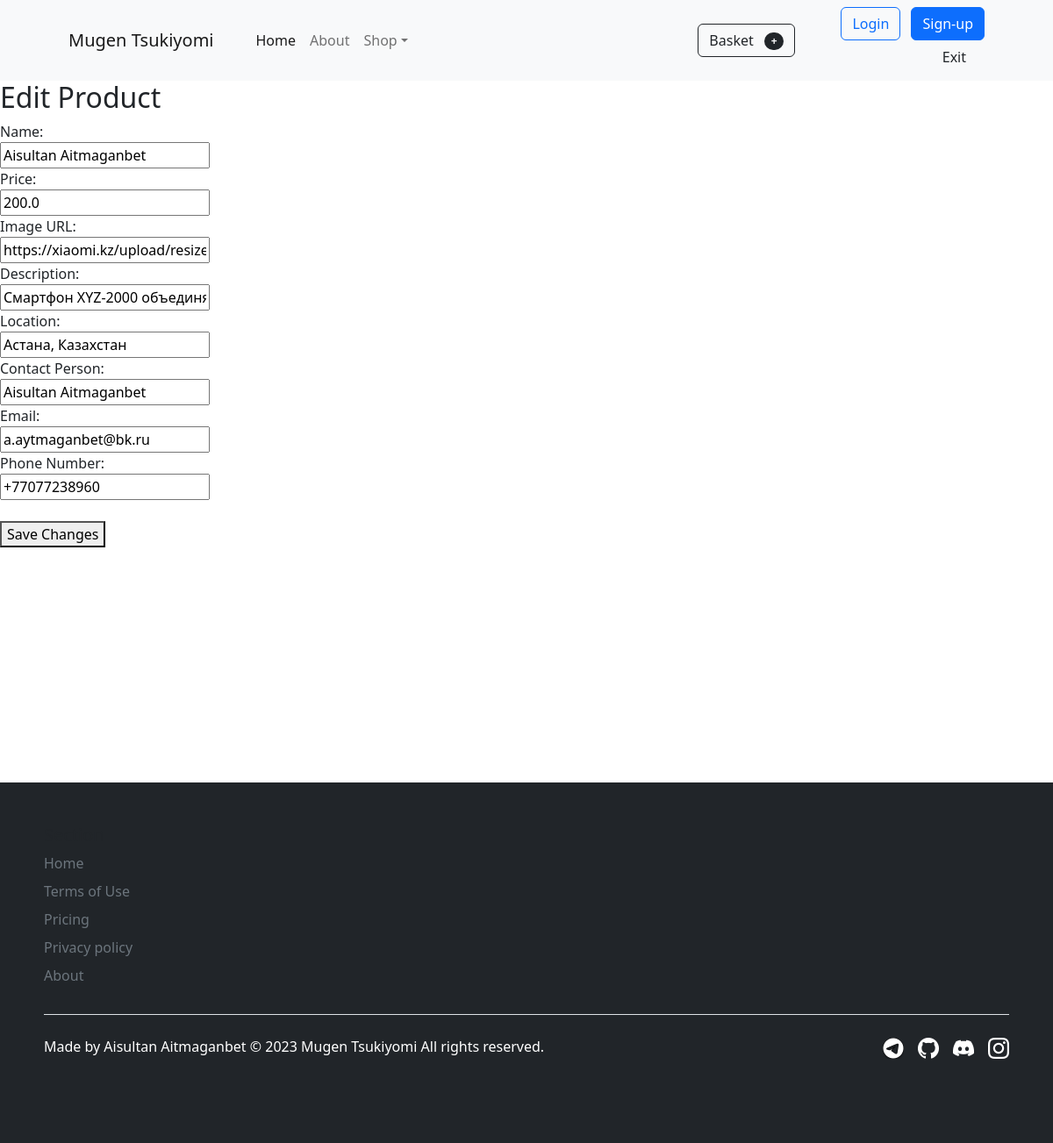
The app's page /edit_product/1 (signed in), older data.
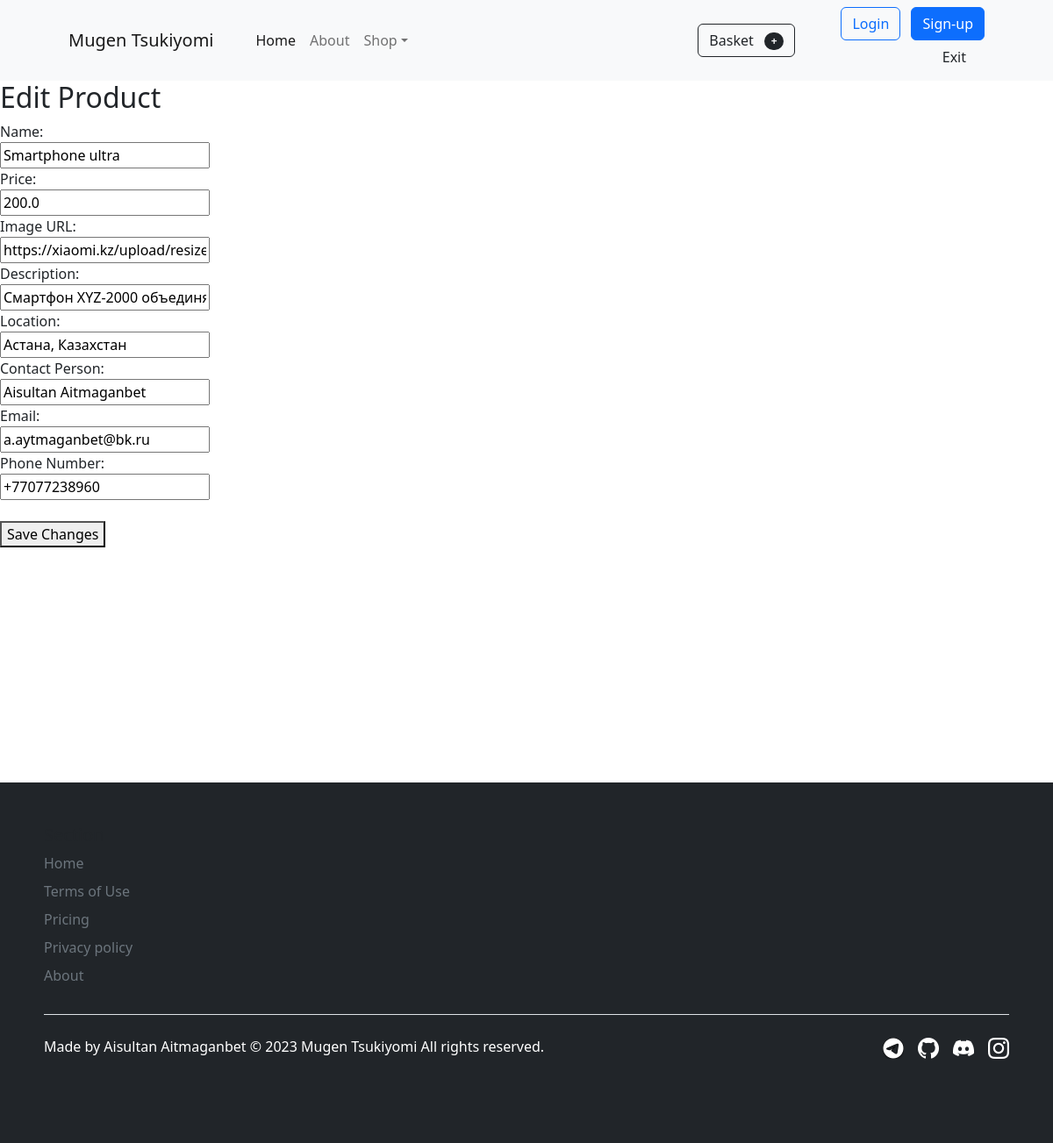
The same page, newer data.
### main.py (models this page shows)
class Product(db.Model):
    id = db.Column(db.Integer, primary_key=True)
    name = db.Column(db.String(100), nullable=False)
    price = db.Column(db.String(10), nullable=False)
    image = db.Column(db.String(100), nullable=False)
    user_id = db.Column(db.Integer, db.ForeignKey('user.id'), nullable=False)
    description = db.Column(db.String(500), nullable=False)
    location = db.Column(db.String(100), nullable=False)
    contact_person = db.Column(db.String(100), nullable=False)
    email = db.Column(db.String(100), nullable=False)
    phone_number = db.Column(db.String(11), nullable=False)
    category = db.Column(db.String(50), nullable=False)

### main.py (the view, shortened to what this page needs)
@app.route('/edit_product/<int:product_id>', methods=['GET', 'POST'])
def edit_product(product_id):
    product = Product.query.get(product_id)
    if 'user_id' in session and session['user_id'] == product.user_id:
        return render_template('edit_product.html', product=product)
    flash('You do not have permission to edit this product.')
    return redirect(url_for('show_product', product_id=product.id))

### templates/edit_product.html (shortened to what this page needs)
{% extends "base.html" %}
{% block content %}
<div class="con-container">
    <h2>Edit Product</h2>
    <form method="POST" action="/edit_product/{{ product.id }}">
        <label for="name">Name:</label><br>
        <input type="text" id="name" name="name" value="{{ product.name }}"><br>
        <label for="price">Price:</label><br>
        <input type="text" id="price" name="price" value="{{ product.price }}"><br>
        <label for="image">Image URL:</label><br>
        <input type="text" id="image" name="image" value="{{ product.image }}"><br>
        <label for="description">Description:</label><br>
        <input type="text" id="description" name="description" value="{{ product.description }}"><br>
        <label for="location">Location:</label><br>
        <input type="text" id="location" name="location" value="{{ product.location }}"><br>
        <label for="contact_person">Contact Person:</label><br>
        <input type="text" id="contact_person" name="contact_person" value="{{ product.contact_person }}"><br>
        <label for="email">Email:</label><br>
        <input type="text" id="email" name="email" value="{{ product.email }}"><br>
        <label for="phone_number">Phone Number:</label><br>
        <input type="text" id="phone_number" name="phone_number" value="{{ product.phone_number }}"><br><br>
        <button type="submit">Save Changes</button>
    </form>
</div>
{% endblock %}

Row changes from the older to the newer data that the page shows:
changed Product "Астана, Казахстан": name "Aisultan Aitmaganbet" → "Smartphone ultra"
